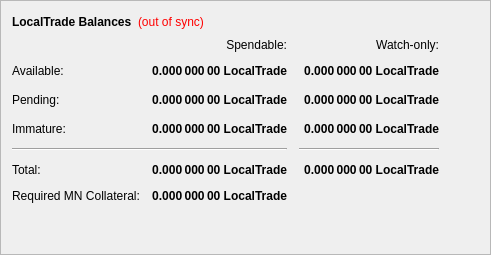
        <widget class="QFrame" name="frame">
         <property name="frameShape">
          <enum>QFrame::StyledPanel</enum>
         </property>
         <property name="frameShadow">
          <enum>QFrame::Raised</enum>
         </property>
         <layout class="QVBoxLayout" name="verticalLayout_4">
          <item>
           <layout class="QHBoxLayout" name="horizontalLayout_4">
            <item>
             <widget class="QLabel" name="label_5">
              <property name="font">
               <font>
                <weight>75</weight>
                <bold>true</bold>
               </font>
              </property>
              <property name="text">
               <string>LocalTrade Balances</string>
              </property>
             </widget>
            </item>
            <item>
             <widget class="QLabel" name="labelWalletStatus">
              <property name="cursor">
               <cursorShape>WhatsThisCursor</cursorShape>
              </property>
              <property name="toolTip">
               <string>The displayed information may be out of date. Your wallet automatically synchronizes with the LocalTrade network after a connection is established, but this process has not completed yet.</string>
              </property>
              <property name="styleSheet">
               <string notr="true">QLabel { color: red; }</string>
              </property>
              <property name="text">
               <string notr="true">(out of sync)</string>
              </property>
              <property name="alignment">
               <set>Qt::AlignLeading|Qt::AlignLeft|Qt::AlignVCenter</set>
              </property>
             </widget>
            </item>
            <item>
             <spacer name="horizontalSpacer_3">
              <property name="orientation">
               <enum>Qt::Horizontal</enum>
              </property>
              <property name="sizeHint" stdset="0">
               <size>
                <width>40</width>
                <height>20</height>
               </size>
              </property>
             </spacer>
            </item>
           </layout>
          </item>
          <item>
           <layout class="QGridLayout" name="gridLayout">
            <property name="spacing">
             <number>12</number>
            </property>
            <item row="2" column="2">
             <widget class="QLabel" name="labelWatchPending">
              <property name="font">
               <font>
                <weight>75</weight>
                <bold>true</bold>
               </font>
              </property>
              <property name="cursor">
               <cursorShape>IBeamCursor</cursorShape>
              </property>
              <property name="toolTip">
               <string>Unconfirmed transactions to watch-only addresses</string>
              </property>
              <property name="text">
               <string notr="true">0.000 000 00 LocalTrade</string>
              </property>
              <property name="alignment">
               <set>Qt::AlignRight|Qt::AlignTrailing|Qt::AlignVCenter</set>
              </property>
              <property name="textInteractionFlags">
               <set>Qt::LinksAccessibleByMouse|Qt::TextSelectableByKeyboard|Qt::TextSelectableByMouse</set>
              </property>
             </widget>
            </item>
            <item row="2" column="1">
             <widget class="QLabel" name="labelUnconfirmed">
              <property name="font">
               <font>
                <weight>75</weight>
                <bold>true</bold>
               </font>
              </property>
              <property name="cursor">
               <cursorShape>IBeamCursor</cursorShape>
              </property>
              <property name="toolTip">
               <string>Total of transactions that have yet to be confirmed, and do not yet count toward the spendable balance</string>
              </property>
              <property name="text">
               <string notr="true">0.000 000 00 LocalTrade</string>
              </property>
              <property name="alignment">
               <set>Qt::AlignRight|Qt::AlignTrailing|Qt::AlignVCenter</set>
              </property>
              <property name="textInteractionFlags">
               <set>Qt::LinksAccessibleByMouse|Qt::TextSelectableByKeyboard|Qt::TextSelectableByMouse</set>
              </property>
             </widget>
            </item>
            <item row="3" column="2">
             <widget class="QLabel" name="labelWatchImmature">
              <property name="font">
               <font>
                <weight>75</weight>
                <bold>true</bold>
               </font>
              </property>
              <property name="cursor">
               <cursorShape>IBeamCursor</cursorShape>
              </property>
              <property name="toolTip">
               <string>Staked or masternode rewards in watch-only addresses that has not yet matured</string>
              </property>
              <property name="text">
               <string notr="true">0.000 000 00 LocalTrade</string>
              </property>
              <property name="alignment">
               <set>Qt::AlignRight|Qt::AlignTrailing|Qt::AlignVCenter</set>
              </property>
              <property name="textInteractionFlags">
               <set>Qt::LinksAccessibleByMouse|Qt::TextSelectableByKeyboard|Qt::TextSelectableByMouse</set>
              </property>
             </widget>
            </item>
            <item row="4" column="0" colspan="2">
             <widget class="Line" name="lineSpendableBalance">
              <property name="orientation">
               <enum>Qt::Horizontal</enum>
              </property>
             </widget>
            </item>
            <item row="4" column="2">
             <widget class="Line" name="lineWatchBalance">
              <property name="sizePolicy">
               <sizepolicy hsizetype="Preferred" vsizetype="Fixed">
                <horstretch>0</horstretch>
                <verstretch>0</verstretch>
               </sizepolicy>
              </property>
              <property name="minimumSize">
               <size>
                <width>140</width>
                <height>0</height>
               </size>
              </property>
              <property name="orientation">
               <enum>Qt::Horizontal</enum>
              </property>
             </widget>
            </item>
            <item row="5" column="0">
             <widget class="QLabel" name="labelTotalText">
              <property name="text">
               <string>Total:</string>
              </property>
             </widget>
            </item>
            <item row="7" column="0">
             <widget class="QLabel" name="labelTotalText2">
              <property name="text">
               <string>Required MN Collateral:</string>
              </property>
             </widget>
            </item>
            <item row="3" column="1">
             <widget class="QLabel" name="labelImmature">
              <property name="font">
               <font>
                <weight>75</weight>
                <bold>true</bold>
               </font>
              </property>
              <property name="cursor">
               <cursorShape>IBeamCursor</cursorShape>
              </property>
              <property name="toolTip">
               <string>Staked or masternode rewards that has not yet matured</string>
              </property>
              <property name="text">
               <string notr="true">0.000 000 00 LocalTrade</string>
              </property>
              <property name="alignment">
               <set>Qt::AlignRight|Qt::AlignTrailing|Qt::AlignVCenter</set>
              </property>
              <property name="textInteractionFlags">
               <set>Qt::LinksAccessibleByMouse|Qt::TextSelectableByKeyboard|Qt::TextSelectableByMouse</set>
              </property>
             </widget>
            </item>
            <item row="2" column="3">
             <spacer name="horizontalSpacer_2">
              <property name="orientation">
               <enum>Qt::Horizontal</enum>
              </property>
              <property name="sizeHint" stdset="0">
               <size>
                <width>40</width>
                <height>20</height>
               </size>
              </property>
             </spacer>
            </item>
            <item row="3" column="0">
             <widget class="QLabel" name="labelImmatureText">
              <property name="text">
               <string>Immature:</string>
              </property>
             </widget>
            </item>
            <item row="5" column="1">
             <widget class="QLabel" name="labelTotal">
              <property name="font">
               <font>
                <weight>75</weight>
                <bold>true</bold>
               </font>
              </property>
              <property name="cursor">
               <cursorShape>IBeamCursor</cursorShape>
              </property>
              <property name="toolTip">
               <string>Your current total balance</string>
              </property>
              <property name="text">
               <string notr="true">0.000 000 00 LocalTrade</string>
              </property>
              <property name="alignment">
               <set>Qt::AlignRight|Qt::AlignTrailing|Qt::AlignVCenter</set>
              </property>
              <property name="textInteractionFlags">
               <set>Qt::LinksAccessibleByMouse|Qt::TextSelectableByKeyboard|Qt::TextSelectableByMouse</set>
              </property>
             </widget>
            </item>
            <item row="7" column="1">
             <widget class="QLabel" name="labelTotal2">
              <property name="font">
               <font>
                <weight>75</weight>
                <bold>true</bold>
               </font>
              </property>
              <property name="cursor">
               <cursorShape>IBeamCursor</cursorShape>
              </property>
              <property name="toolTip">
               <string>Your current total balance</string>
              </property>
              <property name="text">
               <string notr="true">0.000 000 00 LocalTrade</string>
              </property>
              <property name="alignment">
               <set>Qt::AlignRight|Qt::AlignTrailing|Qt::AlignVCenter</set>
              </property>
              <property name="textInteractionFlags">
               <set>Qt::LinksAccessibleByMouse|Qt::TextSelectableByKeyboard|Qt::TextSelectableByMouse</set>
              </property>
             </widget>
            </item>
            <item row="5" column="2">
             <widget class="QLabel" name="labelWatchTotal">
              <property name="font">
               <font>
                <weight>75</weight>
                <bold>true</bold>
               </font>
              </property>
              <property name="cursor">
               <cursorShape>IBeamCursor</cursorShape>
              </property>
              <property name="toolTip">
               <string>Current total balance in watch-only addresses</string>
              </property>
              <property name="text">
               <string notr="true">0.000 000 00 LocalTrade</string>
              </property>
              <property name="alignment">
               <set>Qt::AlignRight|Qt::AlignTrailing|Qt::AlignVCenter</set>
              </property>
              <property name="textInteractionFlags">
               <set>Qt::LinksAccessibleByMouse|Qt::TextSelectableByKeyboard|Qt::TextSelectableByMouse</set>
              </property>
             </widget>
            </item>
            <item row="0" column="2">
             <widget class="QLabel" name="labelWatchonly">
              <property name="text">
               <string>Watch-only:</string>
              </property>
              <property name="alignment">
               <set>Qt::AlignRight|Qt::AlignTrailing|Qt::AlignVCenter</set>
              </property>
             </widget>
            </item>
            <item row="1" column="0">
             <widget class="QLabel" name="labelBalanceText">
              <property name="text">
               <string>Available:</string>
              </property>
             </widget>
            </item>
            <item row="1" column="1">
             <widget class="QLabel" name="labelBalance">
              <property name="font">
               <font>
                <weight>75</weight>
                <bold>true</bold>
               </font>
              </property>
              <property name="cursor">
               <cursorShape>IBeamCursor</cursorShape>
              </property>
              <property name="toolTip">
               <string>Your current spendable balance</string>
              </property>
              <property name="text">
               <string notr="true">0.000 000 00 LocalTrade</string>
              </property>
              <property name="alignment">
               <set>Qt::AlignRight|Qt::AlignTrailing|Qt::AlignVCenter</set>
              </property>
              <property name="textInteractionFlags">
               <set>Qt::LinksAccessibleByMouse|Qt::TextSelectableByKeyboard|Qt::TextSelectableByMouse</set>
              </property>
             </widget>
            </item>
            <item row="1" column="2">
             <widget class="QLabel" name="labelWatchAvailable">
              <property name="font">
               <font>
                <weight>75</weight>
                <bold>true</bold>
               </font>
              </property>
              <property name="cursor">
               <cursorShape>IBeamCursor</cursorShape>
              </property>
              <property name="toolTip">
               <string>Your current balance in watch-only addresses</string>
              </property>
              <property name="text">
               <string notr="true">0.000 000 00 LocalTrade</string>
              </property>
              <property name="alignment">
               <set>Qt::AlignRight|Qt::AlignTrailing|Qt::AlignVCenter</set>
              </property>
              <property name="textInteractionFlags">
               <set>Qt::LinksAccessibleByMouse|Qt::TextSelectableByKeyboard|Qt::TextSelectableByMouse</set>
              </property>
             </widget>
            </item>
            <item row="2" column="0">
             <widget class="QLabel" name="labelPendingText">
              <property name="text">
               <string>Pending:</string>
              </property>
             </widget>
            </item>
            <item row="0" column="1">
             <widget class="QLabel" name="labelSpendable">
              <property name="text">
               <string>Spendable:</string>
              </property>
              <property name="alignment">
               <set>Qt::AlignRight|Qt::AlignTrailing|Qt::AlignVCenter</set>
              </property>
             </widget>
            </item>
           </layout>
          </item>
          <item>
           <spacer name="verticalSpacer_4">
            <property name="orientation">
             <enum>Qt::Vertical</enum>
            </property>
            <property name="sizeHint" stdset="0">
             <size>
              <width>20</width>
              <height>40</height>
             </size>
            </property>
           </spacer>
          </item>
         </layout>
        </widget>
